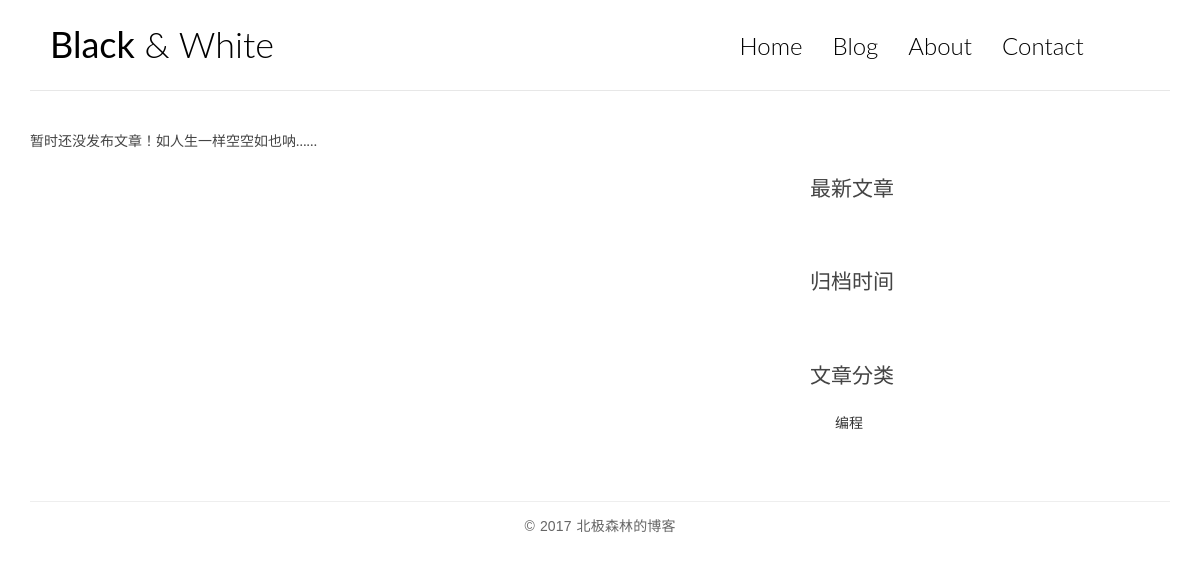
/, run on an earlier commit of the app's database.
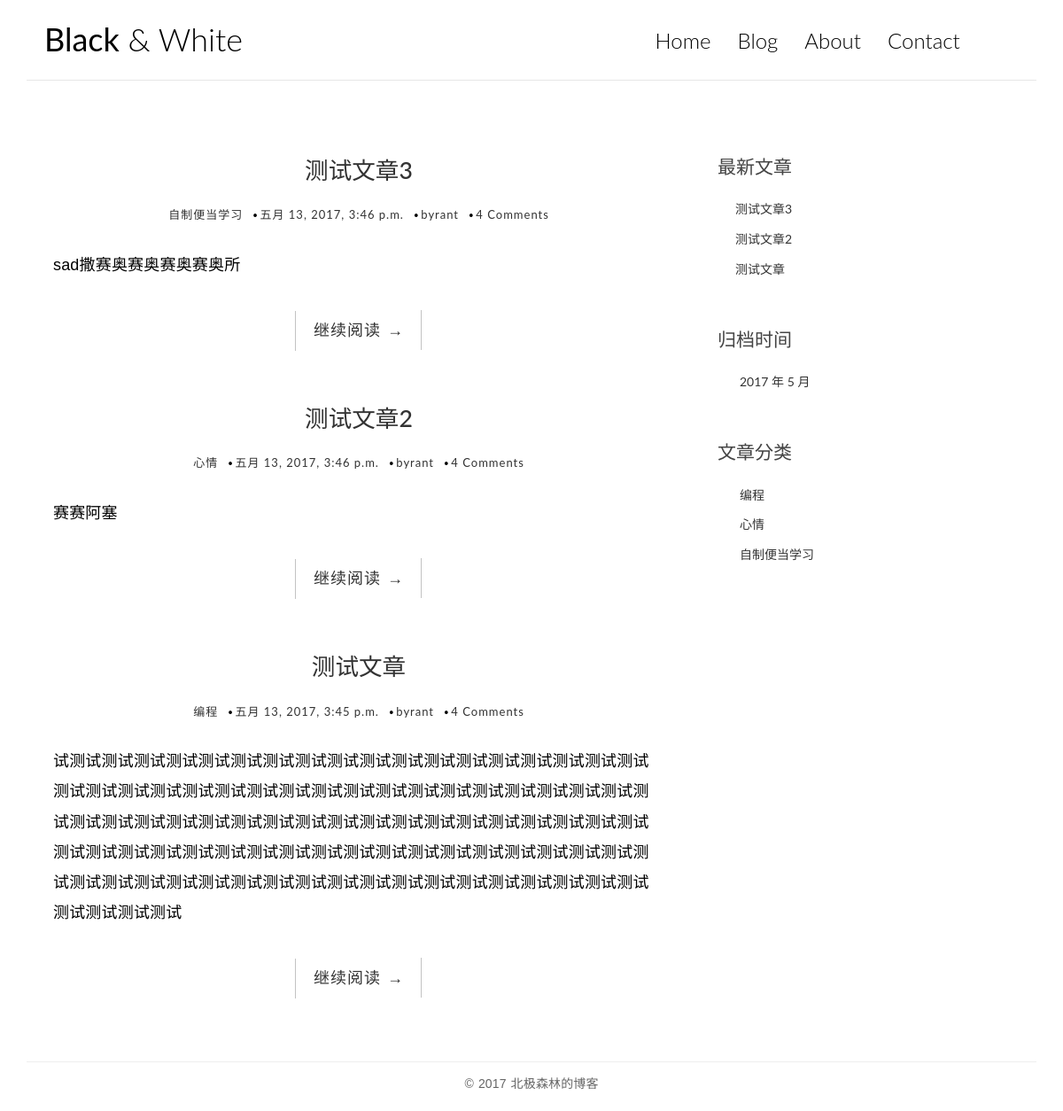
And on a later commit of the database.
### blog_main_part/models.py (models this page shows, shortened)
class Category(models.Model):
    name = models.CharField(max_length=100)

class Post(models.Model):
    title = models.CharField(max_length=80)
    body = models.TextField()
    created_time = models.DateTimeField(auto_now_add=True)
    modified_time = models.DateTimeField(auto_now_add=True)
    excerpt = models.CharField(max_length=200, blank=True)
    category = models.ForeignKey(Category)
    tags = models.ManyToManyField(Tag, blank=True)
    author = models.ForeignKey(User)
    class Meta:
        ordering = ['-created_time']
        ordering = ['-modified_time']
    def get_absolute_url(self):
        return reverse('blog_main_part:detail', kwargs={'my_args': self.id})

### blog_main_part/views.py (the view)
# urls.py: url(r'^$', views.index, name='index'),
def index(request):
    post_list = Post.objects.all()  # 获取Post数据模型的全部数据
    return render(request, 'blog_main_part/index.html', {'post_list': post_list})

### blog_main_part/templatetags/blog_main_part_tags.py (called while the page is built)
@register.simple_tag  # 这样这个函数就能在模板中用便签语法了（ {%  %} )
def get_recent_posts(num=5):
    return Post.objects.all()[:num]

@register.simple_tag  # 如法炮制
def archives():
    return Post.objects.dates('created_time', 'month', order='DESC')

@register.simple_tag  # 如法炮制
def get_categories():
    return Category.objects.all()

### blog_main_part/templates/blog_main_part/index.html
{% extends 'blog_main_part/base.html' %}
{% block main %}
    {% for post in post_list %}
        <article class="post post-1">
            <header class="entry-header">
                <h1 class="entry-title">
                    <a href="{{ post.get_absolute_url }}">{{ post.title }}</a>
                </h1>
                <div class="entry-meta">
                    <span class="post-category">
                        <a href="#">{{ post.category.name }}</a>
                    </span>
                    <span class="post-date">
                        <a href="#">
                            <time class="entry-date" datetime="{{ post.created_time }}">{{ post.created_time }}</time>
                        </a>
                    </span>
                    <span class="post-author">
                        <a href="#">{{ post.author }}</a>
                    </span>
                    <span class="comments-link">
                        <a href="#">4 Comments</a>
                    </span>
                </div>
            </header>
            <div class="entry-content clearfix">
                <p>{{ post.excerpt }}</p>
                <div class="read-more cl-effect-14">
                    <a href="{{ post.get_absolute_url }}" class="more-link">继续阅读
                        <span class="meta-nav">→</span>
                    </a>
                </div>
            </div>
        </article>
        {% empty %}
        <div class="no-post">暂时还没发布文章！如人生一样空空如也呐……</div>
    {% endfor %}
{% endblock main %}

### blog_main_part/templates/blog_main_part/base.html (shortened to what this page needs)
{% load blog_main_part_tags %}
<!DOCTYPE html>
<html>
    <head>
        {% load staticfiles %}
        <link rel="stylesheet" href="reset_firstly.css">
        <link rel="stylesheet" href="{% static 'blog_main_part/css/bootstrap.min.css' %}">
        <link rel="stylesheet" href="http://code.ionicframework.com/ionicons/2.0.1/css/ionicons.min.css">
        <link rel="stylesheet" href="{% static 'blog_main_part/css/pace.css' %}">
        <link rel="stylesheet" href="{% static 'blog_main_part/css/custom.css' %}">
    </head>
    <body>
        <div class="container">
            <header id="site-header">
                <div class="row">
                    <div class="col-md-4 col-sm-5 col-xs-8">
                        <div class="logo">
                            <h1>
                                <a href="{% url 'blog_main_part:index' %}">
                                    <b>Black</b>
                                    &amp; White</a>
                            </h1>
                        </div>
                    </div>
                    <div class="col-md-8 col-sm-7 col-xs-4">
                        <nav class="main-nav" role="navigation">
                            <div class="collapse navbar-collapse" id="bs-example-navbar-collapse-1">
                                <ul class="nav navbar-nav navbar-right">
                                    <li class="cl-effect-11">
                                        <a href="{% url 'blog_main_part:index' %}" data-hover="Home">Home</a>
                                    </li>
                                    <li class="cl-effect-11">
                                        <a href="full-width.html" data-hover="Blog">Blog</a>
                                    </li>
                                    <li class="cl-effect-11">
                                        <a href="about.html" data-hover="About">About</a>
                                    </li>
                                    <li class="cl-effect-11">
                                        <a href="contact.html" data-hover="Contact">Contact</a>
                                    </li>
                                </ul>
                            </div>
                        </nav>
                    </div>
                </div>
            </header>
        </div>
        <div class="content-body">
            <div class="container">
                <div class="row">
                    <main class="col-md-8">
                        {% block main %}{% endblock main %}
                    </main>
                    <aside class="col-md-4">
                        <div class="widget widget-recent-posts">
                            <h3 class="widget-title">最新文章</h3>
                            {% get_recent_posts as recent_post_list %}
                            <ul>
                                {% for post in recent_post_list %}
                                    <li>
                                        <a href="{{ post.get_absolute_url }}">{{ post.title }}</a>
                                    </li>
                                {% endfor %}
                            </ul>
                        </div>
                        <div class="widget widget-archives">
                            <h3 class="widget-title">归档时间</h3>
                            {% archives as date_list %}
                            <ul>
                                {% for date in date_list %}
                                    <li>
                                        <a href="#">{{ date.year }}
                                            年
                                            {{ date.month }}
                                            月</a>
                                    </li>
                                {% endfor %}
                            </ul>
                        </div>
                        <div class="widget widget-category">
                            <h3 class="widget-title">文章分类</h3>
                            {% get_categories as category_list %}
                            <ul>
                                {% for category in category_list %}
                                    <li>
                                        <a href="#">{{ category.name }}</a>
                                    </li>
                                {% endfor %}
                            </ul>
                        </div>
                    </aside>
                </div>
            </div>
        </div>
        <footer id="site-footer">
            <div class="container">
                <div class="row">
                    <div class="col-md-12">
                        <p class="copyright">&copy; 2017 北极森林的博客</p>
                    </div>
                </div>
            </div>
        </footer>
    </body>
</html>

### blog_main_part/static/blog_main_part/css/custom.css (style rules this page uses)
* { outline: none; }
h1, h2, h3, h4, h5, h6 { margin-top: 0; }
b { font-weight: 400; }
a { color: #333; }
body { color: #444; font-family: 'Lato', sans-serif; }
p { font-family: 'Ubuntu', sans-serif; font-weight: 400; word-spacing: 1px; letter-spacing: 0.01em; }
#site-header { background-color: #FFF; padding: 25px 20px; margin-bottom: 40px; border-bottom: 1px solid #e7e7e7; }
.logo h1 a { color: #000; }
.logo h1 { margin: 0; font-family: 'Lato', sans-serif; font-weight: 300; }
.main-nav { margin-top: 11px; max-width: 95%; }
.main-nav a { color: #000000 !important; padding: 0 0 5px 0 !important; margin-right: 30px; font-family: 'Lato', sans-serif; font-weight: 300; font-size: 24px; }
.cl-effect-11 a { padding: 10px 0; color: #0972b4; text-shadow: none; }
.cl-effect-11 a::before { position: absolute; top: 0; left: 0; overflow: hidden; padding: 0 0 5px 0 !important; max-width: 0; border-bottom: 1px solid #000; color: #000; content: attr(data-hover); -webkit-transition: max-width 0.5s; -moz-transition: max-width 0.5s; transition: max-width 0.5s; }
.content-body { padding-bottom: 4em; }
.post, .comment-area { background: #fff; padding: 30px 30px 0; }
.entry-title { text-align: center; font-size: 1.9em; margin-bottom: 20px; line-height: 1.6; padding: 10px 20px 0; }
.entry-meta { text-align: center; color: #DDDDDD; font-size: 13px; letter-spacing: 1px; margin-bottom: 30px; }
.entry-content { font-size: 18px; line-height: 1.9; font-weight: 300; color: #000; }
.post-category, .post-date, .post-author { position: relative; padding-right: 15px; }
.post-category::after, .post-date::after, .post-author::after { position: absolute; content: '.'; color: #000; font-size: 30px; top: -22px; right: 1px; }
.read-more { font-family: 'Ubuntu', sans-serif; font-weight: 400; word-spacing: 1px; letter-spacing: 0.01em; text-align: center; margin-top: 20px; }
.cl-effect-14 a { padding: 0 20px; height: 45px; line-height: 45px; position: relative; display: inline-block; margin: 15px 25px; letter-spacing: 1px; font-weight: 400; text-shadow: 0 0 1px rgba(255,255,255,0.3); }
.cl-effect-14 a::before, .cl-effect-14 a::after { position: absolute; width: 45px; height: 1px; background: #C3C3C3; content: ''; -webkit-transition: all 0.3s; -moz-transition: all 0.3s; transition: all 0.3s; pointer-events: none; }
.cl-effect-14 a::before { top: 0; left: 0; -webkit-transform: rotate(90deg); -moz-transform: rotate(90deg); transform: rotate(90deg); -webkit-transform-origin: 0 0; -moz-transform-origin: 0 0; transform-origin: 0 0; }
.cl-effect-14 a::after { right: 0; bottom: 0; -webkit-transform: rotate(90deg); -moz-transform: rotate(90deg); transform: rotate(90deg); -webkit-transform-origin: 100% 0; -moz-transform-origin: 100% 0; transform-origin: 100% 0; }
.widget { background: #fff; padding: 30px 0 0; }
.widget-title { font-size: 1.5em; margin-bottom: 20px; line-height: 1.6; padding: 10px 0 0; font-weight: 400; }
.widget-recent-posts ul { padding: 0; margin: 0; padding-left: 20px; }
.widget-recent-posts ul li { list-style-type: none; position: relative; line-height: 170%; margin-bottom: 10px; }
.widget-recent-posts ul li::before { content: '\f3d3'; font-family: "Ionicons"; position: absolute; left: -17px; top: 3px; font-size: 16px; color: #000; }
.widget-archives ul { padding: 0; margin: 0; padding-left: 25px; }
.widget-archives ul li { list-style-type: none; position: relative; line-height: 170%; margin-bottom: 10px; }
.widget-archives ul li::before { content: '\f3f3'; font-family: "Ionicons"; position: absolute; left: -25px; top: 1px; font-size: 16px; color: #000; }
.widget-category ul { padding: 0; margin: 0; padding-left: 25px; }
.widget-category ul li { list-style-type: none; position: relative; line-height: 170%; margin-bottom: 10px; }
.widget-category ul li::before { content: '\f3fe'; font-family: "Ionicons"; position: absolute; left: -25px; top: 1px; font-size: 18px; color: #000; }
#site-footer { padding-top: 10px; padding: 0 0 1.5em 0; }
.copyright { text-align: center; padding-top: 1em; margin: 0; border-top: 1px solid #eee; color: #666; }

What changed in the data, as far as the page shows it:
added Post: title "测试文章3", category.name "自制便当学习", created_time "五月 13, 2017, 3:46 p.m.", author "byrant", excerpt "sad撒赛奥赛奥赛奥赛奥所"
added Post: title "测试文章2", category.name "心情", created_time "五月 13, 2017, 3:46 p.m.", author "byrant", excerpt "赛赛阿塞"
added Post: title "测试文章", category.name "编程", created_time "五月 13, 2017, 3:45 p.m.", author "byrant", excerpt "试测试测试测试测试测试测试测试测试测试测试测试测试测试测试测试测试测试测试测试测试测试测试测试测试测试测试测试测试测试测试测试测试测试测试测试测试测试测试测试测试测试测试测试测试测试测试测试测试测试测试测试测试测试测试测试测试测试测试测试测试测试测试测试测试测试测试测试测试测试测试测试测试测试测试测试测试测试测试测试测试测试测试测试测试测试测试测试测试测试测试测试测试测试测试测试测试"
added Category: name "心情"
added Category: name "自制便当学习"
Also different on the page:
new list line: "2017 年 5 月"
text no longer shown: "暂时还没发布文章！如人生一样空空如也呐……"
